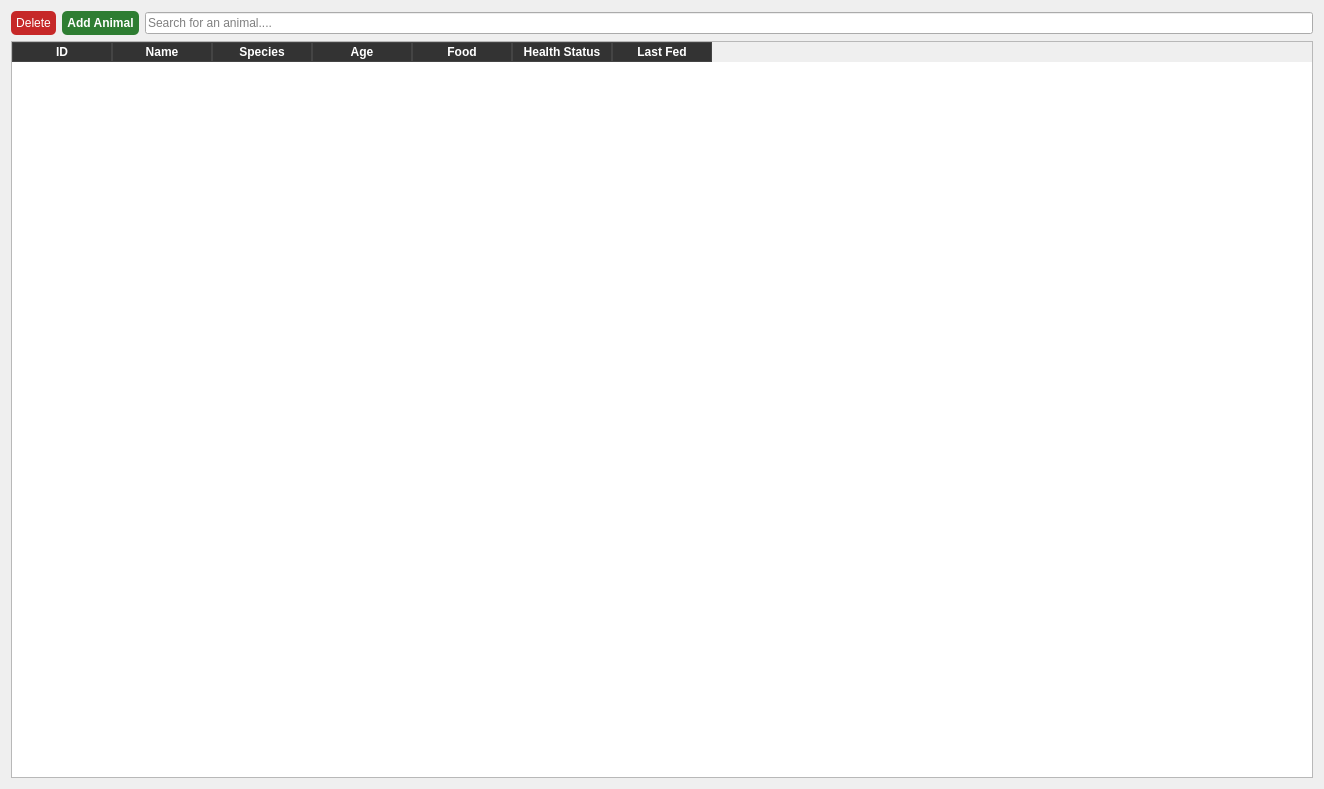
<?xml version="1.0" encoding="UTF-8"?>
<ui version="4.0">
 <class>AnimalWidget</class>
 <widget class="QWidget" name="AnimalWidget">
  <property name="geometry">
   <rect>
    <x>0</x>
    <y>0</y>
    <width>1324</width>
    <height>789</height>
   </rect>
  </property>
  <property name="windowTitle">
   <string>Dialog</string>
  </property>
  <layout class="QVBoxLayout" name="verticalLayout">
   <item>
    <layout class="QVBoxLayout" name="myVLayout">
     <item>
      <layout class="QHBoxLayout" name="myHLayout">
       <item>
        <widget class="QPushButton" name="btnDelete">
         <property name="styleSheet">
          <string notr="true">QPushButton {
    background-color: #C62828; 
    color: white;
    border-radius: 5px;
    padding: 5px;
}
QPushButton:hover {
    background-color: #E53935;
}</string>
         </property>
         <property name="text">
          <string>Delete</string>
         </property>
         <property name="icon">
          <iconset resource="resources.qrc">
           <normaloff>:/icons/icons/delete_24dp_E3E3E3_FILL0_wght400_GRAD0_opsz24.svg</normaloff>:/icons/icons/delete_24dp_E3E3E3_FILL0_wght400_GRAD0_opsz24.svg</iconset>
         </property>
        </widget>
       </item>
       <item>
        <widget class="QPushButton" name="btnAdd">
         <property name="styleSheet">
          <string notr="true">QPushButton {
    background-color: #2E7D32; /* لون أخضر داكن للخلفية */
    color: white;              /* لون النص أبيض */
    border-radius: 5px;        /* تدوير حواف الزرار */
    padding: 5px;              /* مساحة داخلية عشان الكلام ميبقاش لازق في الحافة */
    font-weight: bold;         /* تخنيط الخط */
}

QPushButton:hover {
    background-color: #4CAF50; /* لون أخضر فاتح لما الماوس ييجي عليه */
}</string>
         </property>
         <property name="text">
          <string>Add Animal</string>
         </property>
         <property name="icon">
          <iconset resource="resources.qrc">
           <normaloff>:/icons/icons/add_24dp_E3E3E3_FILL0_wght400_GRAD0_opsz24.svg</normaloff>:/icons/icons/add_24dp_E3E3E3_FILL0_wght400_GRAD0_opsz24.svg</iconset>
         </property>
        </widget>
       </item>
       <item>
        <widget class="QLineEdit" name="lineEditSearch">
         <property name="text">
          <string/>
         </property>
         <property name="placeholderText">
          <string>Search for an animal....</string>
         </property>
        </widget>
       </item>
      </layout>
     </item>
    </layout>
   </item>
   <item>
    <widget class="QTableWidget" name="tableAnimals">
     <property name="styleSheet">
      <string notr="true">QHeaderView::section {
    background-color: #333333;
    color: white;
    font-weight: bold;
    border: 1px solid #444444;
}</string>
     </property>
     <property name="editTriggers">
      <set>QAbstractItemView::EditTrigger::NoEditTriggers</set>
     </property>
     <property name="alternatingRowColors">
      <bool>true</bool>
     </property>
     <property name="selectionBehavior">
      <enum>QAbstractItemView::SelectionBehavior::SelectRows</enum>
     </property>
     <column>
      <property name="text">
       <string>ID</string>
      </property>
     </column>
     <column>
      <property name="text">
       <string>Name</string>
      </property>
     </column>
     <column>
      <property name="text">
       <string>Species</string>
      </property>
     </column>
     <column>
      <property name="text">
       <string>Age</string>
      </property>
     </column>
     <column>
      <property name="text">
       <string>Food</string>
      </property>
     </column>
     <column>
      <property name="text">
       <string>Health Status</string>
      </property>
     </column>
     <column>
      <property name="text">
       <string>Last Fed</string>
      </property>
     </column>
    </widget>
   </item>
  </layout>
 </widget>
 <resources>
  <include location="resources.qrc"/>
 </resources>
 <connections/>
</ui>
